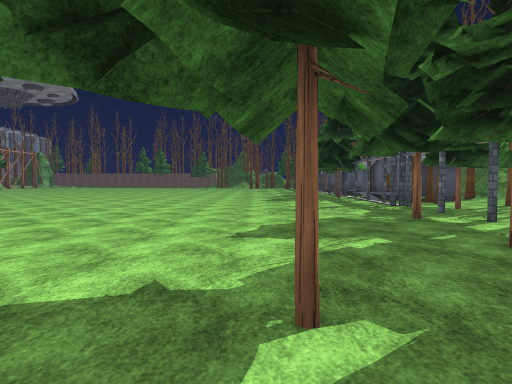
view 1 (above)

23 first-person views from a walk through a scene from a Unity 3-D project. The camera is 1.5 m above the floor, tilts 2° down and sees 80° across. The floor is counted in squares, 1.9 m on a side. Each view is taken from the middle of a square. On the plan, view 1 faces up. The plan holds only what a view shows up to about 11 squares ahead; the rest is blank. The place goes on beyond the plan. The player is left out. Some animated figures are left out. Surface patterns are stand-ins for the level's own textures.

view 2
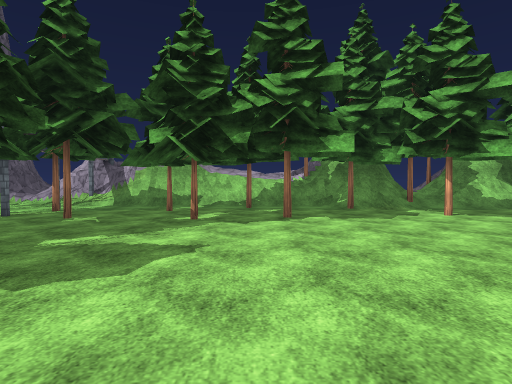

view 3
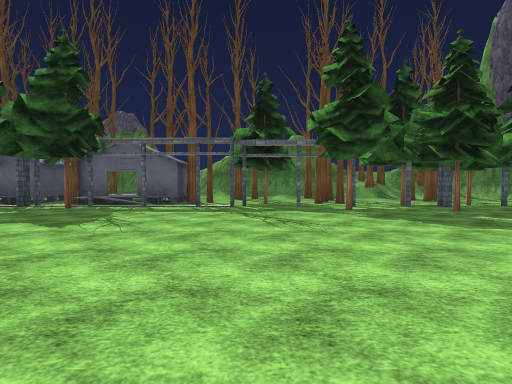

view 4
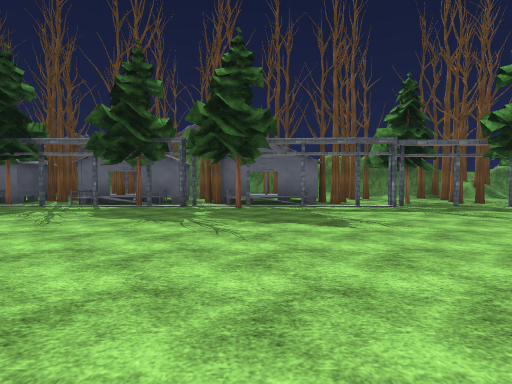

view 5
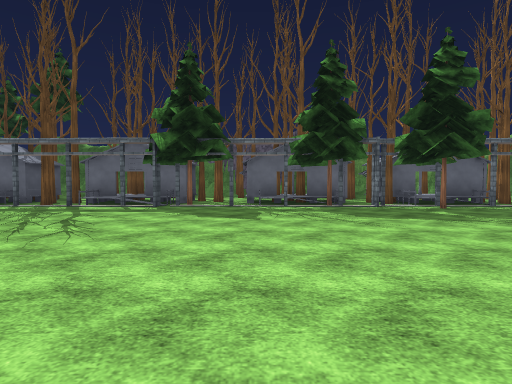

view 6
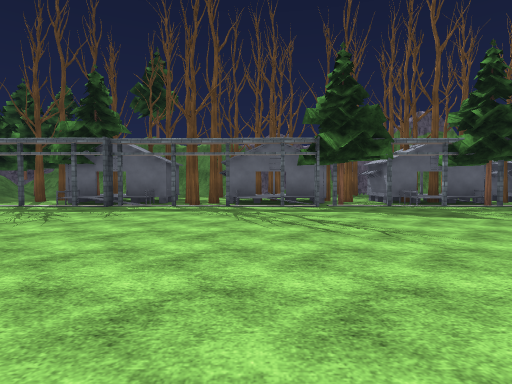

view 7
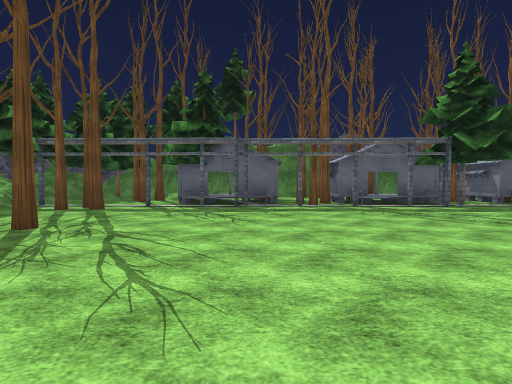

view 8
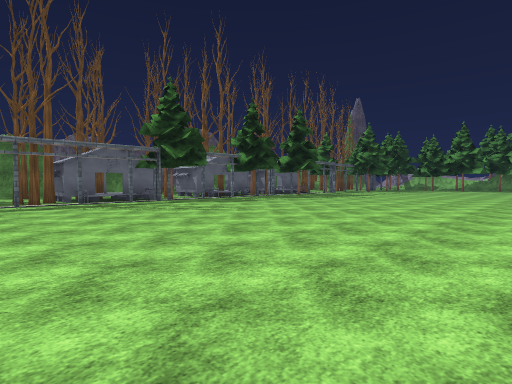

view 9
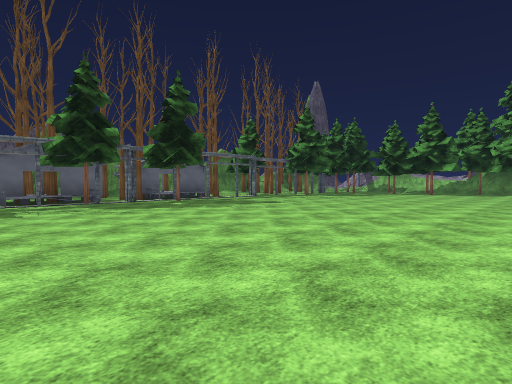

view 10
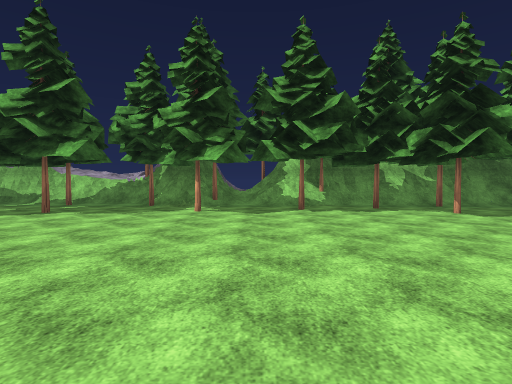

view 11
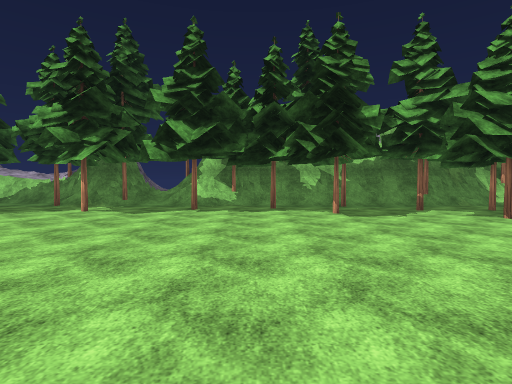

view 12
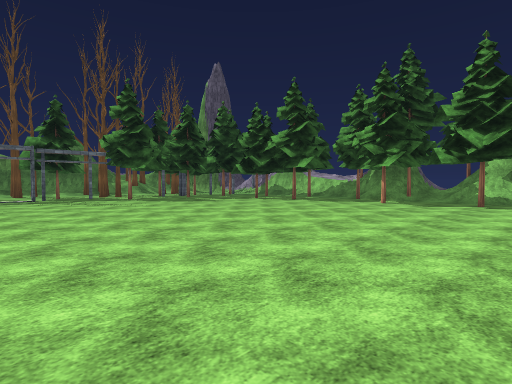

view 13
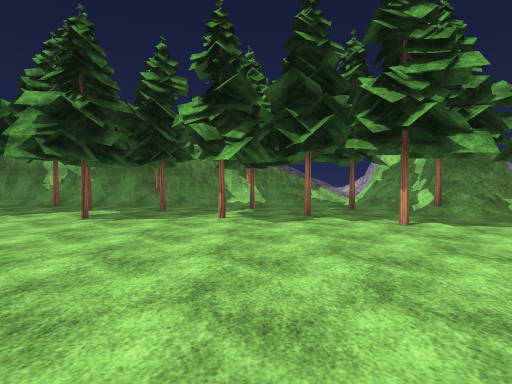

view 14
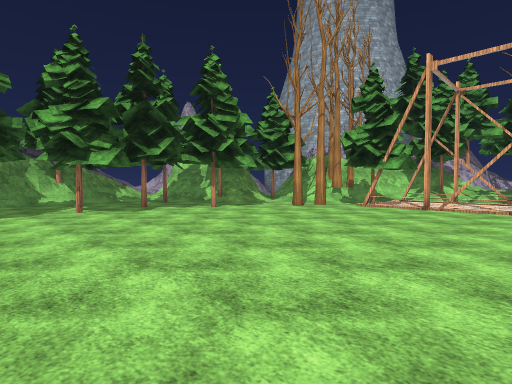

view 15
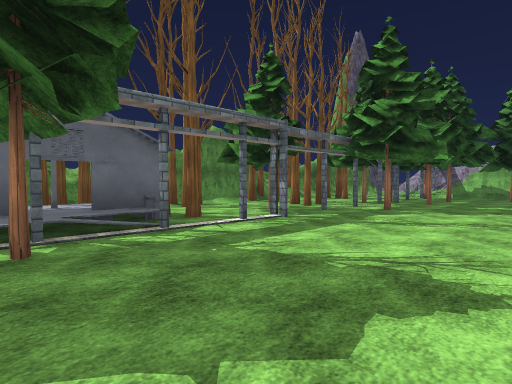

view 16
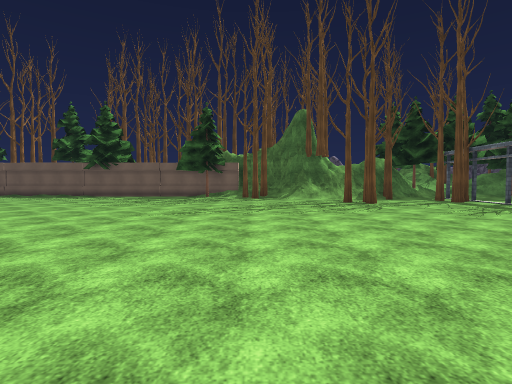

view 17
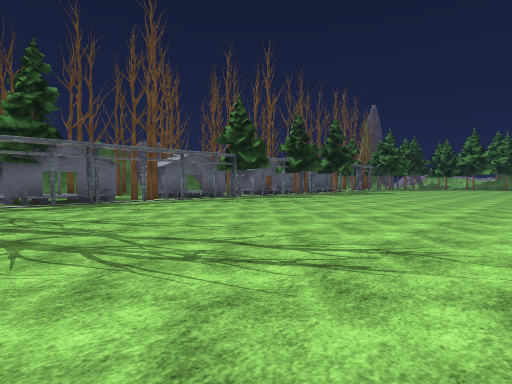

view 18
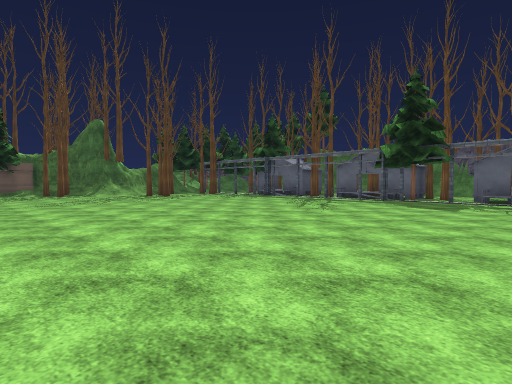

view 19
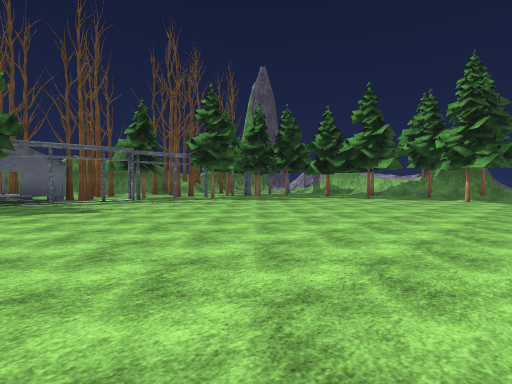

view 20
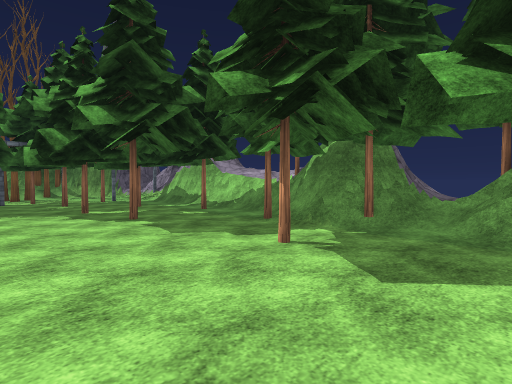

view 21
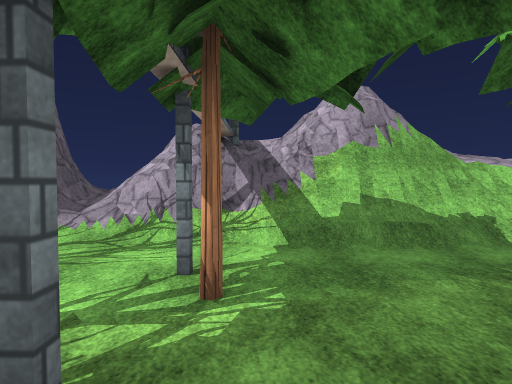

view 22
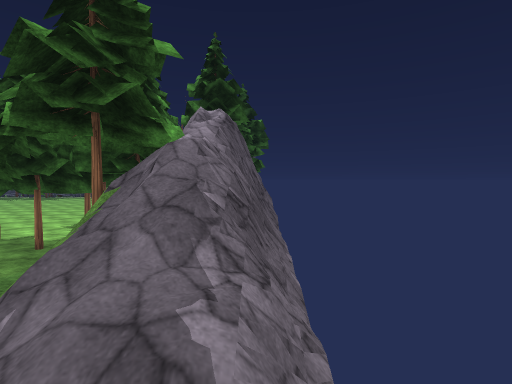

view 23
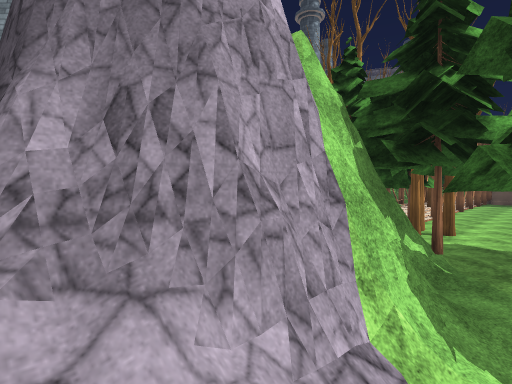

### Floor plan
Key: @ floor where view 1 was taken; # wall or solid block; x gap in a wall; . main floor; : floor 0.5 m higher than the main floor; + floor 4.75 m higher than the main floor; * floor 5.75 m higher than the main floor; / step, stairs or slope; = window, fence, low wall or low ledge; v drop or lower ground; T tree; O other object.
Columns run from 25 left of view 1 to 6 right of it. Each row starts with its distance up from view 1.
 33              ............T...T..
 32              .................#O
 31               ................#T
 30               ................#T
 29                ...............#O
 28                 ..............#O
 27                  .............TT
 26                  .............#T
 25                   ............:O
 24                   ............#O
 23                  .............TT
 22                  .............x.
 21                  .............x.
 20                  .............=O
 19                  .............#O
 18                  ............./T
 17                   ............#O
 16                   ...........##T
 15                  ............TTT
 14                  .............:O
 13                  ............./O
 12                .............../O
 11     ......     ...............#T
 10 #.........     ...............#.
  9 #.........     ...............#x
  8 #.........    .................T
  7 T.........   ..................T
  6 ..........  ................T..T
  5 T#..............................
  4  ..T........................T.T.
  3  ..#..T... ...................T.
  2 TT...T.#..T..............T.T..T.
  1 ##/......T.T.T......T..T....#.T.
  0  #/T..T.......#T.T.......@T..T..
 -1  ##...//////T ..T///#T..T.......
 -2  ##//#T###T########T###////##/x/
 -3  ##///TT+* #     ######  #######
 -4  #//=vvvvvv#

Positions as (right, up) in squares from view 1, and headings:
1: (0, 0), facing up
2: (-1, 8), facing down
3: (-5, 9), facing right
4: (-5, 14), facing right
5: (-5, 20), facing right
6: (-5, 25), facing right
7: (-5, 29), facing right
8: (-7, 29), facing down-right
9: (-7, 21), facing down-right
10: (-7, 9), facing down
11: (-10, 9), facing down
12: (-10, 12), facing down-right
13: (-19, 9), facing down
14: (-16, 11), facing down-left
15: (0, 15), facing down-right
16: (-4, 22), facing up
17: (-7, 33), facing down-right
18: (-8, 18), facing up-right
19: (-8, 15), facing down-right
20: (-8, 4), facing down-right
21: (4, 2), facing down
22: (-23, -4), facing right
23: (-22, -4), facing up-left
